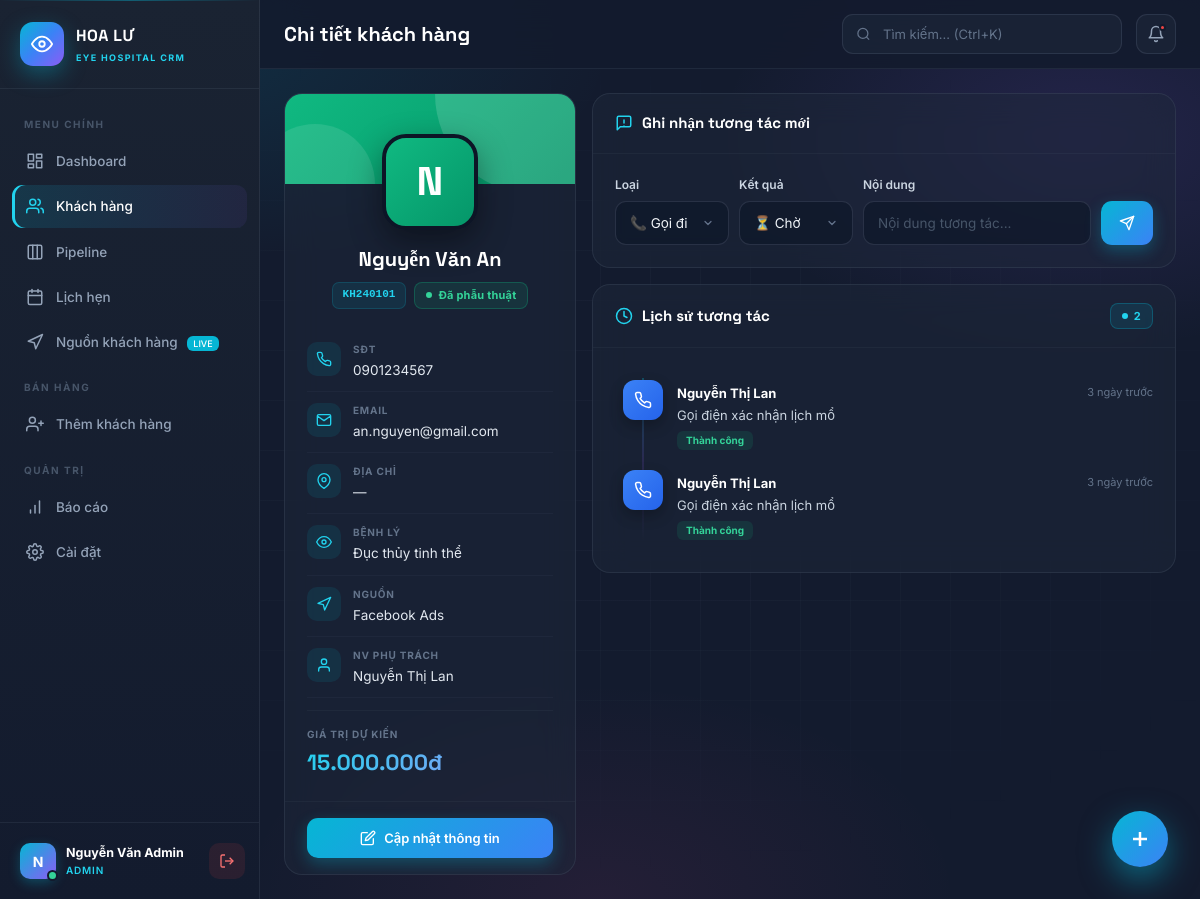
Screenshot of /public/index.php?c=customer&a=show&id=1 (signed in) with the database file from the repository.
### tables this page shows
CREATE TABLE `users` (
  `id` int(11) NOT NULL,
  `full_name` varchar(100) NOT NULL,
  `email` varchar(150) NOT NULL,
  `phone` varchar(20) DEFAULT NULL,
  `password` varchar(255) NOT NULL,
  `role` enum('admin','manager','sales','cskh') DEFAULT 'sales',
  `team` varchar(50) DEFAULT NULL,
  `kpi_target` decimal(15,0) DEFAULT 0,
  `is_active` tinyint(1) DEFAULT 1,
  `last_login` datetime DEFAULT NULL,
  `created_at` timestamp NOT NULL DEFAULT current_timestamp()
);

CREATE TABLE `customers` (
  `id` int(11) NOT NULL,
  `code` varchar(20) DEFAULT NULL,
  `full_name` varchar(100) NOT NULL,
  `phone` varchar(20) NOT NULL,
  `email` varchar(150) DEFAULT NULL,
  `gender` enum('male','female','other') DEFAULT 'other',
  `birth_year` int(11) DEFAULT NULL,
  `address` varchar(255) DEFAULT NULL,
  `city` varchar(100) DEFAULT NULL,
  `source_id` int(11) DEFAULT NULL,
  `assigned_to` int(11) DEFAULT NULL,
  `status` enum('new','contacted','appointment','consulted','surgery','done','lost') DEFAULT 'new',
  `interest` varchar(255) DEFAULT NULL,
  `estimated_value` decimal(15,0) DEFAULT 0,
  `note` text DEFAULT NULL,
  `tags` varchar(255) DEFAULT NULL,
  `last_contact_at` datetime DEFAULT NULL,
  `next_followup_at` datetime DEFAULT NULL,
  `created_by` int(11) DEFAULT NULL,
  `created_at` timestamp NOT NULL DEFAULT current_timestamp(),
  `updated_at` timestamp NOT NULL DEFAULT current_timestamp() ON UPDATE current_timestamp()
);

CREATE TABLE `activities` (
  `id` int(11) NOT NULL,
  `customer_id` int(11) NOT NULL,
  `user_id` int(11) NOT NULL,
  `type` enum('call','sms','email','meeting','note','appointment','surgery','status_change') NOT NULL,
  `content` text DEFAULT NULL,
  `result` enum('success','fail','pending','no_answer') DEFAULT 'pending',
  `created_at` timestamp NOT NULL DEFAULT current_timestamp()
);

### app/views/customers/show.php (the view, shortened to what the rows shown need)
<?php
$pageTitle = 'Chi tiết khách hàng';
include __DIR__ . '/../layouts/header.php';
$statusGrad = [
  'new'         => 'linear-gradient(135deg,#06b6d4,#0891b2)',
  'contacted'   => 'linear-gradient(135deg,#3b82f6,#2563eb)',
  'appointment' => 'linear-gradient(135deg,#f59e0b,#d97706)',
  'consulted'   => 'linear-gradient(135deg,#8b5cf6,#7c3aed)',
  'surgery'     => 'linear-gradient(135deg,#10b981,#059669)',
  'done'        => 'linear-gradient(135deg,#10b981,#059669)',
  'lost'        => 'linear-gradient(135deg,#ef4444,#dc2626)',
][$customer['status']] ?? 'linear-gradient(135deg,#64748b,#475569)';
?>
<div style="display:grid;grid-template-columns:1fr 2fr;gap:16px;" class="grid-2">
  <div class="card">
    <div style="text-align:center;margin-top:-50px;padding:0 22px 22px;position:relative;z-index:2;">
      <div class="ava ava-lg" style="margin:0 auto;background:<?= $statusGrad ?>;border:4px solid #0d1526;font-family:'Space Grotesk';display:flex;">
        <?= mb_substr($customer['full_name'], 0, 1) ?>
      </div>
      <h2 style="font-family:'Space Grotesk';font-size:20px;font-weight:700;color:#fff;margin-top:14px;"><?= Helper::e($customer['full_name']) ?></h2>
      <div style="margin-top:8px;display:flex;justify-content:center;gap:8px;flex-wrap:wrap;">
        <span class="chip"><?= Helper::e($customer['code']) ?></span>
        <span class="badge badge-<?= $customer['status'] ?>"><span class="bdot"></span><?= Helper::statusLabel($customer['status']) ?></span>
      </div>
    </div>
    <div style="padding:0 22px 22px;">
      <div style="padding-top:16px;margin-top:12px;border-top:1px solid rgba(148,163,184,.06);">
        <div style="font-size:10px;font-weight:700;color:#64748b;letter-spacing:.08em;text-transform:uppercase;">Giá trị dự kiến</div>
        <div style="font-family:'Space Grotesk';font-size:22px;font-weight:700;background:linear-gradient(135deg,#22d3ee,#a78bfa);-webkit-background-clip:text;background-clip:text;-webkit-text-fill-color:transparent;margin-top:4px;">
          <?= Helper::moneyFull($customer['estimated_value']) ?>
        </div>
      </div>
    </div>
  </div>
  <div>
    <div class="card">
      <div class="card-body">
        <?php if (empty($activities)): ?>
          <div class="empty">
            <svg viewBox="0 0 24 24"><path d="M21 15a2 2 0 0 1-2 2H7l-4 4V5a2 2 0 0 1 2-2h14a2 2 0 0 1 2 2z"/></svg>
            <p>Chưa có tương tác nào</p>
          </div>
        <?php else: ?>
          <div class="timeline">
            <?php
            $typeIcons = [
              'call' => 'M22 16.92v3a2 2 0 0 1-2.18 2 19.79 19.79 0 0 1-8.63-3.07 19.5 19.5 0 0 1-6-6 19.79 19.79 0 0 1-3.07-8.67A2 2 0 0 1 4.11 2h3a2 2 0 0 1 2 1.72 12.84 12.84 0 0 0 .7 2.81 2 2 0 0 1-.45 2.11L8.09 9.91a16 16 0 0 0 6 6l1.27-1.27a2 2 0 0 1 2.11-.45 12.84 12.84 0 0 0 2.81.7A2 2 0 0 1 22 16.92z',
              'sms' => 'M21 15a2 2 0 0 1-2 2H7l-4 4V5a2 2 0 0 1 2-2h14a2 2 0 0 1 2 2z',
              'email' => 'M4 4h16c1.1 0 2 .9 2 2v12c0 1.1-.9 2-2 2H4c-1.1 0-2-.9-2-2V6c0-1.1.9-2 2-2z M22 6l-10 7L2 6',
              'meeting' => 'M17 21v-2a4 4 0 0 0-4-4H5a4 4 0 0 0-4 4v2 M9 7a4 4 0 1 0 0 8 4 4 0 0 0 0-8z M23 21v-2a4 4 0 0 0-3-3.87 M16 3.13a4 4 0 0 1 0 7.75',
              'note' => 'M14 2H6a2 2 0 0 0-2 2v16a2 2 0 0 0 2 2h12a2 2 0 0 0 2-2V8z M14 2v6h6',
              'status_change' => 'M17 1l4 4-4 4 M3 11V9a4 4 0 0 1 4-4h14 M7 23l-4-4 4-4 M21 13v2a4 4 0 0 1-4 4H3',
              'surgery' => 'M20.84 4.61a5.5 5.5 0 0 0-7.78 0L12 5.67l-1.06-1.06a5.5 5.5 0 0 0-7.78 7.78l1.06 1.06L12 21.23l7.78-7.78 1.06-1.06a5.5 5.5 0 0 0 0-7.78z',
            ];
            foreach ($activities as $i => $a):
              $ip = $typeIcons[$a['type']] ?? 'M12 2L2 7l10 5 10-5-10-5z';
            ?>
            <div class="tl-item" style="animation-delay:<?= $i * 0.04 ?>s">
              <div class="tl-icon tl-<?= $a['type'] ?>">
                <svg viewBox="0 0 24 24"><path d="<?= $ip ?>"/></svg>
              </div>
              <div class="tl-body">
                <div style="display:flex;justify-content:space-between;gap:8px;">
                  <strong><?= Helper::e($a['user_name']) ?></strong>
                  <small><?= Helper::timeAgo($a['created_at']) ?></small>
                </div>
                <p><?= Helper::e($a['content']) ?></p>
                <?php if ($a['result'] && $a['result'] !== 'pending'):
                  $rMap = ['success'=>['#34d399','rgba(16,185,129,.12)','Thành công'],'fail'=>['#f87171','rgba(239,68,68,.12)','Thất bại'],'no_answer'=>['#fbbf24','rgba(245,158,11,.12)','Không nghe']];
                  $r = $rMap[$a['result']] ?? ['#94a3b8','rgba(148,163,184,.12)',''];
                ?>
                  <span style="display:inline-block;margin-top:6px;padding:2px 9px;border-radius:6px;font-size:10px;font-weight:700;color:<?= $r[0] ?>;background:<?= $r[1] ?>;"><?= $r[2] ?></span>
                <?php endif; ?>
              </div>
            </div>
            <?php endforeach; ?>
          </div>
        <?php endif; ?>
      </div>
    </div>
  </div>
</div>
<?php include __DIR__ . '/../layouts/footer.php'; ?>

### app/views/layouts/header.php (shortened to what the rows shown need)
<?php
$user = Auth::user();
$initials = $user ? mb_substr($user['full_name'], 0, 1) : '?';
?>
<!DOCTYPE html>
<html lang="vi">
<head>
</head>
<body>
  <div class="app">
    <aside class="sb" id="sb">
      <div class="sb-foot">
        <div class="sb-user">
          <div class="sb-ava"><?= $initials ?></div>
          <div class="sb-user-info">
            <strong><?= Helper::e($user['full_name']) ?></strong>
            <small><?= $user['role'] ?></small>
          </div>
        </div>
      </div>
    </aside>
    <main class="main">
      <header class="top">
        <h1 class="top-title"><?= Helper::e($pageTitle ?? 'Dashboard') ?></h1>
      </header>
      <div class="body">

### rows the page displays
users: full_name "N", full_name "Nguyễn Văn Admin", role "ADMIN"
customers: full_name "N", full_name "Nguyễn Văn An", code "KH240101", status "Đã phẫu thuật", estimated_value "15.000.000đ"
activities: user.full_name "Nguyễn Thị Lan", created_at "3 ngày trước", content "Gọi điện xác nhận lịch mổ", result "Thành công"
activities: user.full_name "Nguyễn Thị Lan", created_at "3 ngày trước", content "Gọi điện xác nhận lịch mổ", result "Thành công"

### other values shown
Helper::e($pageTitle ?? 'Dashboard') "Chi tiết khách hàng"
$row[1] "SĐT"
Helper::e($row[2]) "0901234567"
$row[1] "EMAIL"
Helper::e($row[2]) "an.nguyen@gmail.com"
$row[1] "ĐỊA CHỈ"
Helper::e($row[2]) "—"
$row[1] "BỆNH LÝ"
Helper::e($row[2]) "Đục thủy tinh thể"
$row[1] "NGUỒN"
Helper::e($row[2]) "Facebook Ads"
$row[1] "NV PHỤ TRÁCH"
Helper::e($row[2]) "Nguyễn Thị Lan"
count($activities) "2"
